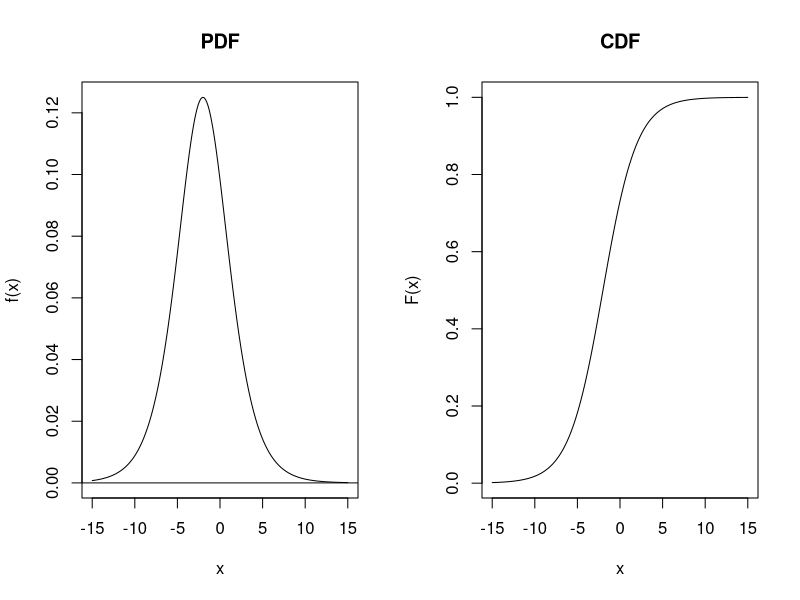

Source code (R):
#####################################################################
# NAME:  Chris Bilder                                               #
# DATE:  3-8-11                                                     #
# Purpose: Examine the logistic distribution                        #
#                                                                   #
# NOTES:                                                            #
#####################################################################

mu<--2
sigma<-2

# Examples for f(-2) and F(-2)
dlogis(x = -2, location = mu, scale = sigma)
plogis(q = -2, location = mu, scale = sigma)

x11(width = 10, height = 6, pointsize = 12)
# pdf(file = "c:\\figures\\Figure2.12BW.pdf", width = 7, height = 6, colormodel = "cmyk")   # Create plot for book
par(mfrow = c(1,2))
# par(pty="s")  # Makes plot square

curve(expr = dlogis(x = x, location = mu, scale = sigma), ylab = "f(x)", xlab = "x", xlim = c(-15, 15),
      main = "PDF", col = "black", n = 1000)
abline(h = 0)

curve(expr = plogis(q = x, location = mu, scale = sigma), ylab = "F(x)", xlab = "x", xlim = c(-15, 15),
      main = "CDF", col = "black", n = 1000)
# abline(h = c(0,1))
# dev.off()  # Create plot for book

